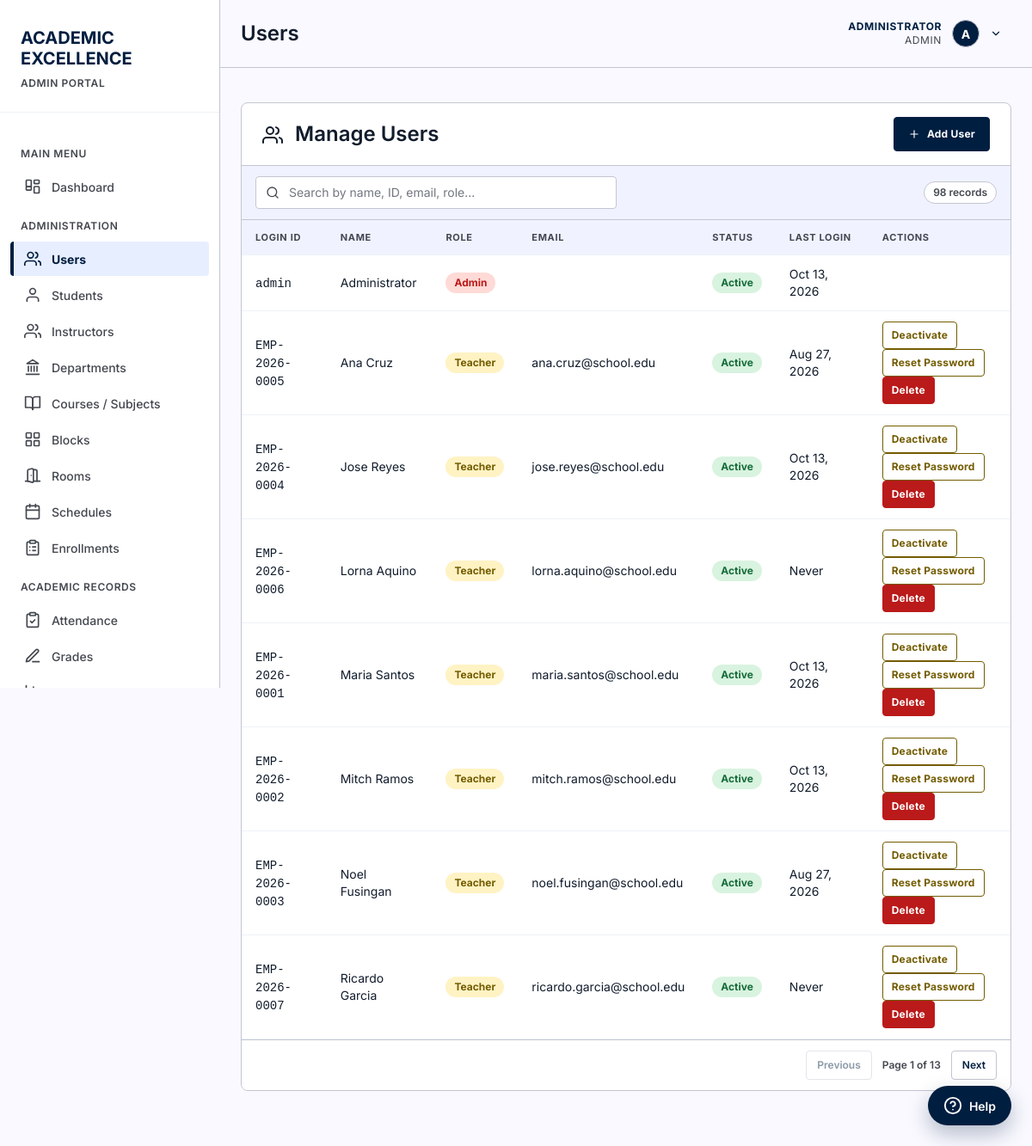
Before: /pages/users.php (signed in) with the older database file.
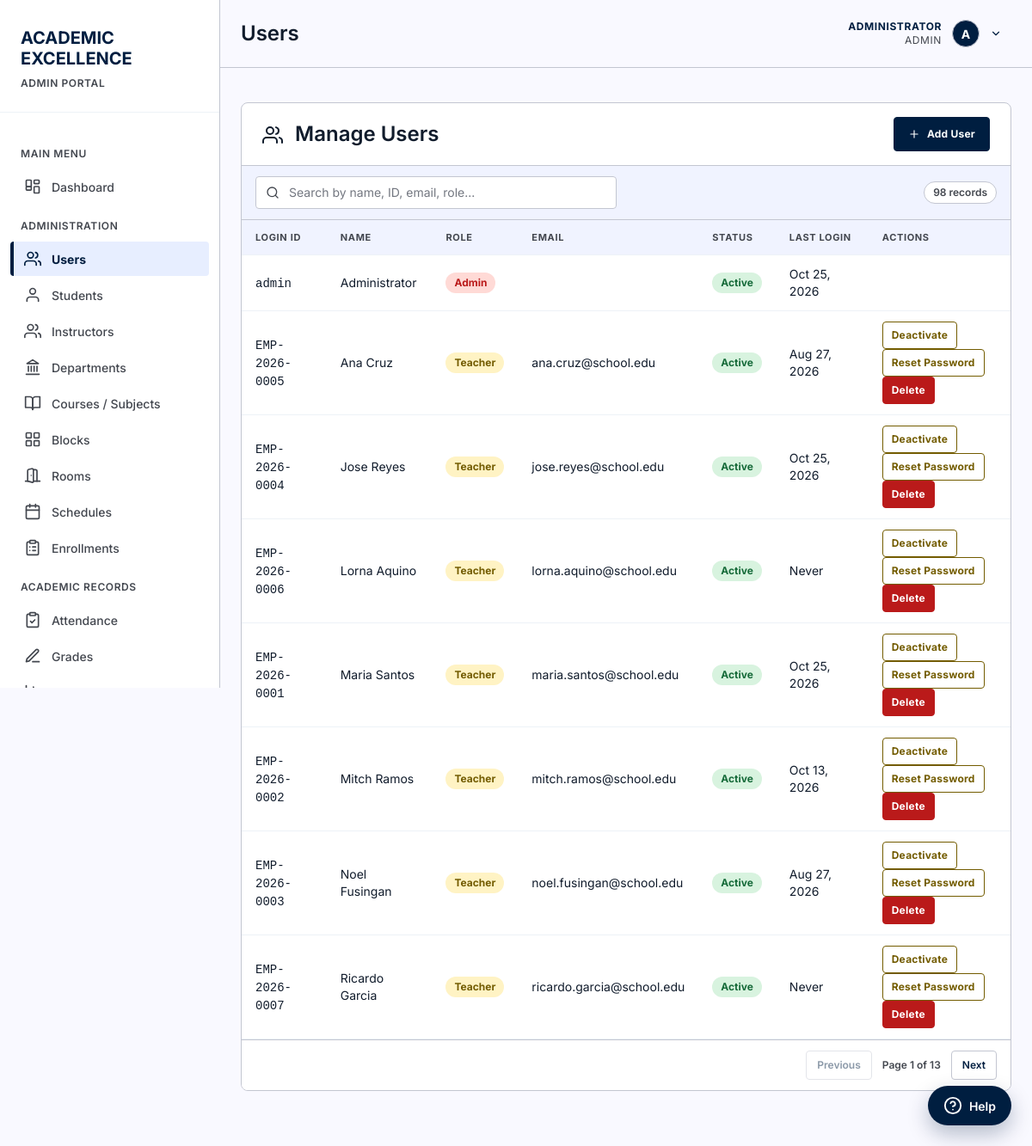
After: the same page with the newer database file.
### tables this page shows
CREATE TABLE "users" (
                    id INTEGER PRIMARY KEY AUTOINCREMENT,
                    username TEXT NOT NULL UNIQUE,
                    password TEXT NOT NULL,
                    full_name TEXT NOT NULL,
                    email TEXT UNIQUE,
                    role TEXT NOT NULL DEFAULT 'student' CHECK(role IN ('admin', 'instructor', 'student')),
                    is_active INTEGER NOT NULL DEFAULT 1 CHECK(is_active IN (0, 1)),
                    last_login_at DATETIME,
                    created_at DATETIME NOT NULL DEFAULT CURRENT_TIMESTAMP,
                    updated_at DATETIME NOT NULL DEFAULT CURRENT_TIMESTAMP
                );

### includes/auth.php (called while the page is built, shortened)
<?php
function currentUser() {
    static $user = false;
    if ($user === false) {
        $db = getDB();
        $stmt = $db->prepare("SELECT * FROM users WHERE id = :id AND is_active = 1");
        $stmt->execute([':id' => (int) $_SESSION['user_id']]);
        $user = $stmt->fetch() ?: null;
    }
    return $user;
}
function isLoggedIn() {
    return currentUser() !== null;
}
function requireLogin() {
    if (!isLoggedIn()) {
        header('Location: ' . baseUrl() . 'login.php');
        exit();
    }
}
function requireRole(...$roles) {
    requireLogin();
    $user = currentUser();
}
function roleLabel($role) {
    return [
        'admin'      => 'Admin',
        'instructor' => 'Teacher',
        'student'    => 'Student'
    ][$role] ?? ucfirst((string) $role);
}

### includes/functions.php (called while the page is built, shortened)
<?php
require_once __DIR__ . '/auth.php';
require_once __DIR__ . '/icons.php';
function formatDate($date) {
    return date('M d, Y', strtotime($date));
}

### pages/users.php (the view, shortened to what the changed rows need)
<?php
require_once '../includes/functions.php';
requireRole('admin');
$db = getDB();
$usersStmt = $db->query("
    SELECT u.*,
           COALESCE(s.student_id, i.employee_id, u.username) AS login_id,
           COALESCE(s.first_name || ' ' || s.last_name, i.first_name || ' ' || i.last_name, u.full_name) AS display_name
    FROM users u
    LEFT JOIN students s ON s.user_id = u.id
    LEFT JOIN instructors i ON i.user_id = u.id
    ORDER BY u.role, display_name
");
$allUsers = $usersStmt->fetchAll();
$pageTitle = 'Users';
include '../includes/header.php';
?>
<main>
    <div class="card">
        <div class="card-header" style="display: flex; justify-content: space-between; align-items: center;">
            <h2><?php echo icon('users', 24); ?> Manage Users</h2>
        </div>
        <table data-pagination data-page-size="8" id="userTable">
            <thead>
                <tr>
                    <th>Login ID</th>
                    <th>Name</th>
                    <th>Role</th>
                    <th>Email</th>
                    <th>Status</th>
                    <th>Last Login</th>
                    <th>Actions</th>
                </tr>
            </thead>
            <tbody>
                <?php foreach ($allUsers as $u): ?>
                <tr data-search="<?php echo htmlspecialchars(strtolower($u['login_id'] . ' ' . $u['display_name'] . ' ' . roleLabel($u['role']) . ' ' . ($u['email'] ?? ''))); ?>">
                    <td data-label="Login ID"><code><?php echo htmlspecialchars($u['login_id']); ?></code></td>
                    <td data-label="Name"><?php echo htmlspecialchars($u['display_name']); ?></td>
                    <td data-label="Role">
                        <span class="grade-badge role-<?php echo $u['role']; ?>"><?php echo roleLabel($u['role']); ?></span>
                    </td>
                    <td data-label="Email"><?php echo htmlspecialchars($u['email'] ?? ''); ?></td>
                    <td data-label="Status">
                        <span class="attendance-badge status-<?php echo $u['is_active'] ? 'present' : 'absent'; ?>">
                            <?php echo $u['is_active'] ? 'Active' : 'Inactive'; ?>
                        </span>
                    </td>
                    <td data-label="Last Login"><?php echo $u['last_login_at'] ? formatDate($u['last_login_at']) : 'Never'; ?></td>
                    <td data-label="Actions">
                        <?php if ($u['role'] !== 'admin'): ?>
                        <form method="POST" style="display: inline;">
                            <button type="submit" class="btn btn-secondary btn-sm">
                                <?php echo $u['is_active'] ? 'Deactivate' : 'Activate'; ?>
                            </button>
                        </form>
                        <form method="POST" style="display: inline;">
                            <button type="submit" class="btn btn-secondary btn-sm">Reset Password</button>
                        </form>
                        <form method="POST" style="display: inline;" onsubmit="return confirm('Delete this user account?')">
                            <button type="submit" class="btn btn-danger btn-sm">Delete</button>
                        </form>
                        <?php endif; ?>
                    </td>
                </tr>
                <?php endforeach; ?>
            </tbody>
        </table>
    </div>
</main>
<?php include '../includes/footer.php'; ?>

### includes/header.php (shortened to what the changed rows need)
<?php
require_once __DIR__ . '/functions.php';
$currentPage = basename($_SERVER['PHP_SELF'], '.php');
$assetPrefix = $currentPage === 'index' ? '' : '../';
$user = currentUser();
$role = $user['role'];
$fullName = $user['full_name'];
$roleLabel = roleLabel($role);
$avatarLetter = strtoupper(substr($fullName, 0, 1));
?>
<!DOCTYPE html>
<html lang="en">
<head>
    <link rel="stylesheet" href="<?php echo $assetPrefix; ?>assets/css/style.css">
</head>
<body>
    <aside class="sidebar">
        <div class="sidebar-header">
            <h1>
                <span class="red">ACADEMIC</span><br>
                <span class="white">EXCELLENCE</span>
            </h1>
            <span class="portal-label"><?php echo strtoupper($roleLabel); ?> PORTAL</span>
        </div>
    </aside>
    <div class="main-content">
        <header class="top-header">
            <h1 class="page-title"><?php echo $pageTitle ?? 'Dashboard'; ?></h1>
            <div class="user-info">
                <div class="user-menu">
                    <button class="user-menu-toggle" type="button" aria-haspopup="true" aria-expanded="false">
                        <div class="user-meta">
                            <span class="user-name"><?php echo htmlspecialchars($fullName); ?></span>
                            <span class="user-role"><?php echo $roleLabel; ?></span>
                        </div>
                        <div class="user-avatar"><?php echo $avatarLetter; ?></div>
                        <?php echo icon('chevron-down', 14); ?>
                    </button>
                </div>
            </div>
        </header>
        <div class="page-content">

Changed rows visible on the page:
changed users "Admin": last_login_at "Oct 13, 2026" → "Oct 25, 2026"
changed users "jose.reyes@school.edu": last_login_at "Oct 13, 2026" → "Oct 25, 2026"
changed users "maria.santos@school.edu": last_login_at "Oct 13, 2026" → "Oct 25, 2026"
